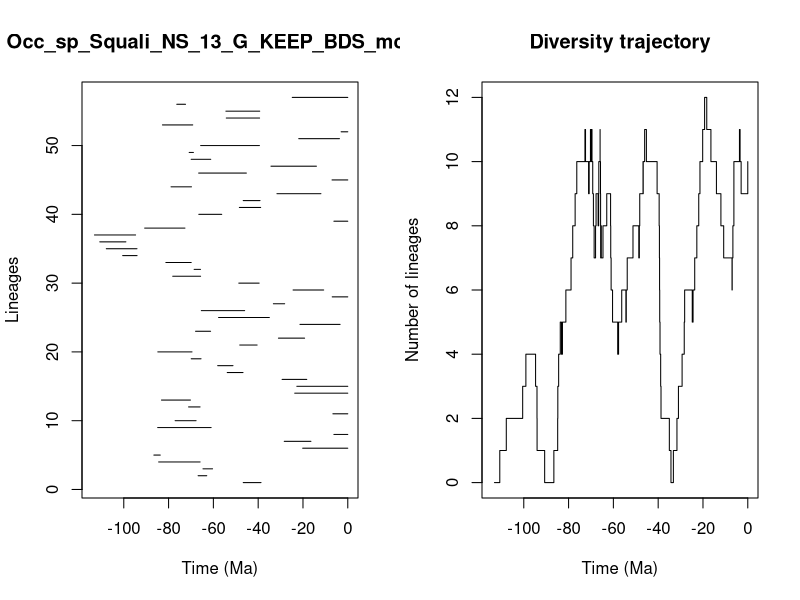

Recreate this plot in R.


pdf(file='../Results/Species_NS/5_MA_bins_EXT_EP_FT/pyrate_mcmc_logs/Occ_sp_Squali_NS_13_G_KEEP_BDS_mcmc_LTT.pdf',width=0.6*20, height=0.6*10)
title = "Occ_sp_Squali_NS_13_G_KEEP_BDS_mcmc"
ts=c(46.674706504227, 66.8131020955434,64.63933028281866,84.43229863011618,86.56757902092384,20.135400340094115,28.36547503919931,6.201120555370667,84.86345249280852,77.07279852728007,6.647187064634184,71.0714856970492,83.17305127774735,23.687918703917195,22.743641385130815,29.321868139162085,53.818204690017936,58.071106846834034,69.88982098893483,84.80109184275888,48.22988600055803,30.95745345346273,67.95454941027907,21.34898250933026,57.677913033877374,65.38476543731551,33.212699376969894,6.950630652004031,24.422841542726022,48.65357286265935,78.14686891224741,68.58898862361275,81.2094909104592,100.49278872094581,107.80354860200787,110.71165607624394,113.08566347505415,90.67588439703513,6.19751623631217,66.50432961260498,48.404067971200114,46.68112851644686,31.619706544749878,78.89822469290809,7.0334877330905945,66.56696116290613,34.28876586425185,69.91258094190752,70.80345118444427,65.6837073691478,21.890048976509398,2.965616973116782,82.7313569412041,54.23716576369155,54.41358303857274,76.33405625754888,24.78883576261203)
te=c(38.734362900954615, 62.95822597414542,60.36851772372685,65.93101565801693,83.71204576320899,0.0,16.45734892473227,0.0,61.00650496011281,67.72568482118083,0.0,65.92987910542482,70.23877396778386,0.0,0.0,18.313893086975977,46.768018041881135,51.24876683128597,65.51209374607186,69.54278209847185,40.47931005932967,19.275334812752263,61.2463299069318,3.432511277076275,35.01698121930366,46.03964609979656,28.18139010423559,0.0,10.753684034073544,39.5668912178391,65.70826747215956,65.75179932325604,69.8997597935047,94.0602180226702,94.0974722962408,99.05996237996534,94.73105137394383,72.6929779727432,0.0,56.272093921405684,38.88810635634838,39.17810689313241,11.996498884034748,69.78041492430549,0.0,45.26189498563099,13.995519252619662,61.17895091256995,68.91330146004022,39.44698446485441,3.71688282730016,0.0,69.21737041397816,39.37231562352528,39.313656253860316,72.43408360233117,0.0)
div_traj=c(0, 1,2,3,4,3,2,1,0,1,2,3,4,5,4,5,6,7,8,9,10,11,10,9,10,11,10,11,10,11,10,9,8,7,8,9,8,9,10,11,10,9,8,7,8,7,8,9,8,7,6,5,4,5,6,5,6,7,8,7,8,9,10,9,10,11,10,9,8,7,6,5,4,3,2,1,0,1,2,3,4,5,6,5,6,7,8,9,10,11,12,11,10,9,8,7,6,7,8,9,10,11,10,9,10)
time_events=c(113.08566347505415, 110.71165607624394,107.80354860200787,100.49278872094581,99.05996237996534,94.73105137394383,94.0974722962408,94.0602180226702,90.67588439703513,86.56757902092384,84.86345249280852,84.80109184275888,84.43229863011618,83.71204576320899,83.17305127774735,82.7313569412041,81.2094909104592,78.89822469290809,78.14686891224741,77.07279852728007,76.33405625754888,72.6929779727432,72.43408360233117,71.0714856970492,70.80345118444427,70.23877396778386,69.91258094190752,69.8997597935047,69.88982098893483,69.78041492430549,69.54278209847185,69.21737041397816,68.91330146004022,68.58898862361275,67.95454941027907,67.72568482118083,66.8131020955434,66.56696116290613,66.50432961260498,65.93101565801693,65.92987910542482,65.75179932325604,65.70826747215956,65.6837073691478,65.51209374607186,65.38476543731551,64.63933028281866,62.95822597414542,61.2463299069318,61.17895091256995,61.00650496011281,60.36851772372685,58.071106846834034,57.677913033877374,56.272093921405684,54.41358303857274,54.23716576369155,53.818204690017936,51.24876683128597,48.65357286265935,48.404067971200114,48.22988600055803,46.768018041881135,46.68112851644686,46.674706504227,46.03964609979656,45.26189498563099,40.47931005932967,39.5668912178391,39.44698446485441,39.37231562352528,39.313656253860316,39.17810689313241,38.88810635634838,38.734362900954615,35.01698121930366,34.28876586425185,33.212699376969894,31.619706544749878,30.95745345346273,29.321868139162085,28.36547503919931,28.18139010423559,24.78883576261203,24.422841542726022,23.687918703917195,22.743641385130815,21.890048976509398,21.34898250933026,20.135400340094115,19.275334812752263,18.313893086975977,16.45734892473227,13.995519252619662,11.996498884034748,10.753684034073544,7.0334877330905945,6.950630652004031,6.647187064634184,6.201120555370667,6.19751623631217,3.71688282730016,3.432511277076275,2.965616973116782,0.0)
                par(mfrow=c(1,2))
                L = length(ts)
                plot(ts, 1:L , xlim=c(-max(ts)-1,0), pch=20, type="n", main=title,xlab="Time (Ma)",ylab="Lineages")
                for (i in 1:L){segments(x0=-te[i],y0=i,x1=-ts[i],y1=i)}    
                t = -time_events
                plot(div_traj ~ t,type="s", main = "Diversity trajectory",xlab="Time (Ma)",ylab="Number of lineages",xlim=c(-max(ts)-1,0))
                abline(v=c(65,200,251,367,445),lty=2,col="gray")
                
